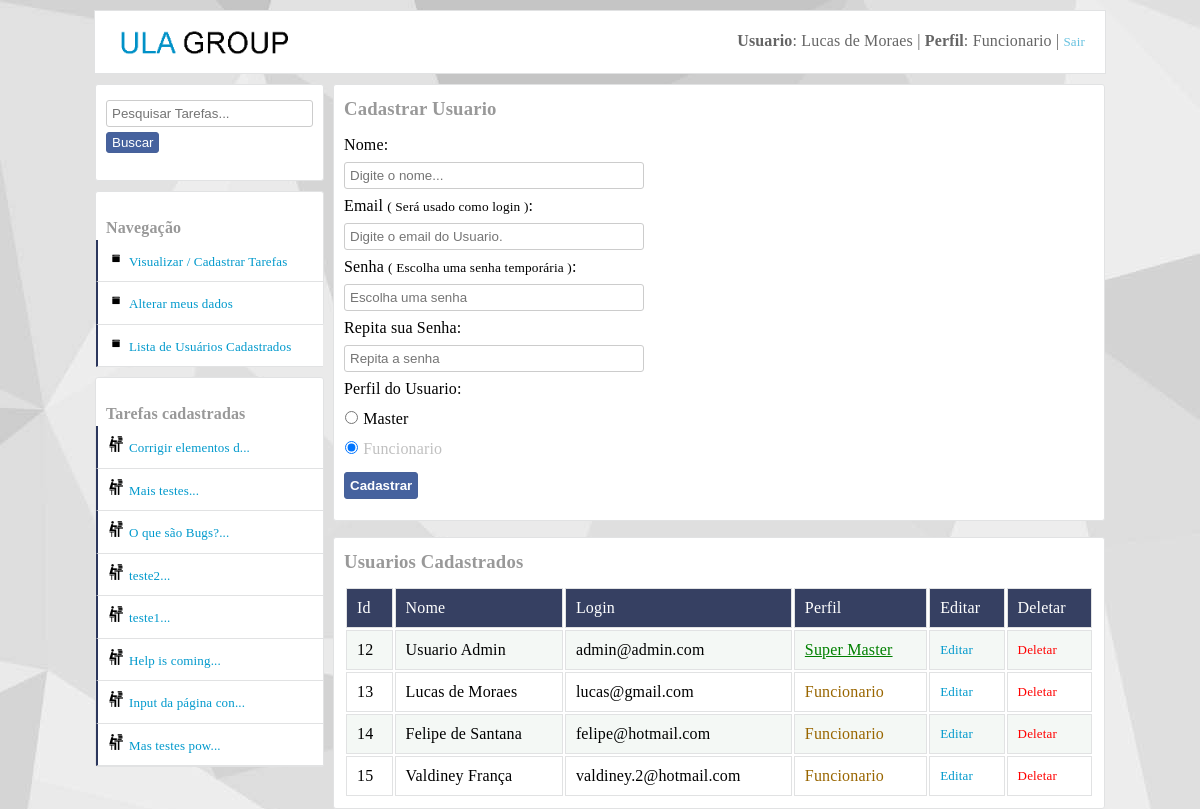
The app's page /cadastrar_usuarios.php (signed in) with its own data.
### tables this page shows
CREATE TABLE IF NOT EXISTS `usuarios` (
  `id` int(11) NOT NULL AUTO_INCREMENT,
  `nome` varchar(40) NOT NULL,
  `login` varchar(40) NOT NULL,
  `senha` varchar(10) NOT NULL,
  `dataCadastro` varchar(10) NOT NULL,
  `perfil` int(11) NOT NULL,
  `perfil_master_master` int(11) DEFAULT NULL,
  PRIMARY KEY (`id`)
);

CREATE TABLE IF NOT EXISTS `tarefas` (
  `id` int(11) NOT NULL AUTO_INCREMENT,
  `titulo` varchar(50) NOT NULL,
  `texto` text NOT NULL,
  `vinculoUsuario` int(11) NOT NULL,
  `dataCadastro` varchar(10) NOT NULL,
  `situacao` int(11) DEFAULT NULL,
  `dataAcao` varchar(10) DEFAULT NULL,
  `criadorDaTarefa` int(11) NOT NULL,
  PRIMARY KEY (`id`),
  KEY `fk_criador_da_tarefa` (`criadorDaTarefa`),
  KEY `fk_quem_vai_fazer_a_tarefa` (`vinculoUsuario`)
);

### Container.class.php (called while the page is built, shortened)
<?php
class Container
{
	public static function getUsuario()
	{
		$usuario = new UsuarioModel(self::getConexao());
		return $usuario;
	}
	public static function getConexao()
	{
		$servidor = "false";
		if ($servidor == "true")
		{
			$conexao = new Conexao("mysql.hostinger.com.br","u592982482_ney","u592982482_ney","32402709ney");
		}
		else
		{
			$conexao = new Conexao("localhost","tarefas","root","");
		}
	    return $conexao;
	}
}

### db/Conexao.class.php (called while the page is built, shortened)
<?php
class Conexao implements ConexaoInterface
{
	private $host;
	private $db;
	private $user;
	private $password;
	public function __construct($host, $db, $user, $password)
	{
		$this->host = $host;
		$this->db = $db;
		$this->user = $user;
		$this->password = $password;
	}
	public function connect()
	{
		return new \PDO("mysql:host={$this->host};dbname={$this->db}",$this->user,$this->password);
	}
}

### models/UsuarioModel.class.php (called while the page is built, shortened)
<?php
class UsuarioModel
{
	private $tableName = "usuarios";
	private $db;
	public function __construct(ConexaoInterface $conexao)
	{
		$this->db = $conexao->connect();
	}
	public function listar()
	{
		$query = $this->db->prepare("select * from {$this->tableName}");
		$query->execute();
		return $query->fetchAll(PDO::FETCH_OBJ);
	}
	public function colecaoUsuarioTarefas()
	{
		$query = $this->db->prepare("select usuarios.id as idUsuario, tarefas.id as idTarefas,
        nome, login, perfil, usuarios.dataCadastro as usuarioDataDoCadastro,
        titulo, texto, tarefas.dataCadastro as tarefasDataDoCadastro,
        situacao, dataAcao, criadorDaTarefa, vinculoUsuario
        from usuarios join tarefas on tarefas.criadorDaTarefa =
        usuarios.id order by tarefas.id desc");
        $query->execute();
		return $query->fetchAll(PDO::FETCH_OBJ);
	}
}

### utilidades/functions.php (called while the page is built, shortened)
<?php
function DelimitarPorTamnho($entrada,$tamanho,$acabamento)
{
	$saida = str_split($entrada,$tamanho);
    return $saida[0].$acabamento;
}

### cadastrar_usuarios.php (the view, shortened to what this page needs)
<?php
require_once("layout_parts/header.php");
require_once("layout_parts/banner.php");
require_once("utilidades/functions.php");
?>
	<article class="main">
	<section class="right">
		<section class="areas">
        <?php
        if (isset($_GET["editar"]))
        {
            $id = (int) $_GET["id"];
            foreach($usuario->listarWhere("id", $id) as $listar)
            {
                $retornaPerfilMasterMaster = $listar->perfil_master_master;
                $retornaPerfilMaster = $listar->perfil;
                $retornaIdUsuario = $listar->id;
            }
            if ($retornaPerfilMasterMaster == "1" and $_SESSION["perfil_master_master"] != "1")
            {
                setcookie("msgErro","Você não tem permissão para Editar um Usuario com Perfil ( Super Master )");
                header("Location:cadastrar_usuarios.php");
            }
            elseif ($retornaPerfilMaster == "1" and $_SESSION["perfil"] == "1" and $_SESSION["idUsuario"] != $retornaIdUsuario and $_SESSION["perfil_master_master"] != "1") {
                setcookie("msgErro","Um Usuário portador do perfil Master não pode editar um outro usuário com o mesmo perfil.");
                header("Location:cadastrar_usuarios.php");
            }
            else
            {
                require_once("editar_usuarios.php");
            }
        }
        else
        {
        ?>
	     <h3>Cadastrar Usuario</h3>
	     <form method="post" action="usuario_controller.php?cadastrar" class="form-login form-normal">
			<label for="nome">Nome:</label> <br>
			<input type="text" name="nome" id="nome" placeholder="Digite o nome..."> <br>
			<label for="email">Email <small>( Será usado como login )</small>:</label> <br>
			<input type="text" name="login" id="email" placeholder="Digite o email do Usuario."> <br>
			<label for="senha">Senha <small>( Escolha uma senha temporária )</small>:</label> <br>
			<input type="password" name="senha" id="senha" placeholder="Escolha uma senha"> <br>
            <label for="repita_senha">Repita sua Senha:</label> <br>
            <input type="password" name="repitaSenha" id="repita_senha" placeholder="Repita a senha"> <br>
            <label for="perfil">Perfil do Usuario:</label> <br>
            <input type="radio" name="perfil" value="1" id="master"> <label for="master">Master</label> <br>
            <input type="radio" name="perfil" value="2" id="funcionario" checked> <label for="funcionario">Funcionario</label> <br>
			<button type="submit" class="button-postar" id="entrar">Cadastrar</button>
		</form>
        <?php }  ?>
        </section>
        <section class="areas">
        	<h3>Usuarios Cadastrados</h3>
        	<table>
            <thead>
        		<tr class="tr-top">
        			<td>Id</td>
        			<td>Nome</td>
        			<td>Login</td>
        			<td>Perfil</td>
        			<td>Editar</td>
        			<td>Deletar</td>
        		</tr>
            </thead>
            <?php foreach($usuario->listar() as $listar):
             $tipoPerfil = "";
             if ($listar->perfil == "1" and $listar->perfil_master_master != "1")
             {
                $classPerfil = "master";
             	$tipoPerfil = "Master";
             }
             elseif ($listar->perfil == "1" and $listar->perfil_master_master == "1")
             {
                $classPerfil = "master";
                $tipoPerfil = "Super Master";
             }
             else
             {
                $classPerfil = "funcionario";
             	$tipoPerfil = "Funcionario";
             }
            ?>
                <tr>
                	<td><?php echo $listar->id; ?></td>
                	<td><?php echo $listar->nome; ?></td>
                	<td><?php echo $listar->login; ?></td>
                	<td class="<?php echo $classPerfil ?>"><?php echo $tipoPerfil; ?></td>
                    <td><a href="?editar&id=<?php echo $listar->id;?>" class="editar" title="Editar o Usuario <?php echo $listar->nome; ?>">Editar</a></td>
                    <td><a href="usuario_controller.php?deletar&id=<?php echo $listar->id;?>" class="deletar" title="Deletar o Usuario <?php echo $listar->nome; ?>">Deletar</a></td>                </tr>
        	<?php endforeach; ?>
        	</table>
        </section>
	</section>
	    <?php
	      require_once("layout_parts/area_left.php");
	    ?>
	</article>
</body>
</html>

### layout_parts/area_left.php (shortened to what this page needs)
<div id="main-area-left">
<section class="left">
<div class="div_oculta_left">
<form method="get" action="dashboard.php">
	<input type="search" name="input_pesquisa" id="input_pesquisa" placeholder="Pesquisar Tarefas...">
	<button type="submit" class="button-postar">Buscar</button>
</form>
</div>
</section>
<section class="left">
<br>
<b>Navegação</b>
<ul id="menu-left" class="cadastrar-usuario">
	<li><a href="dashboard.php">Visualizar / Cadastrar Tarefas</a></li>
	<li><a href="alterar_meus_dados.php?alterarMeusDados">Alterar meus dados</a></li>
</ul>
</section>
<ul id="menu-left" class="cadastrar-usuario">
<li><a href="#" class="show_menu_usuarios_cadastrados">Lista de Usuários Cadastrados</a></li>
</ul>
<section class="left">
<br>
<b>Tarefas cadastradas</b>
<ul id="menu-left" class="cadastrar-usuario">
	<?php foreach($usuario->colecaoUsuarioTarefas() as $listar):?>
	  <li><a class="link-arquivos" href="visualizar_tarefa_completa.php?textoCompleto&id=<?php echo $listar->idTarefas; ?>" title="<?php echo $listar->titulo . ": (" . $listar->tarefasDataDoCadastro ." )"; ?>"><?php echo DelimitarPorTamnho($listar->titulo, 20, "..."); ?></a></li>
    <?php endforeach; ?>
</ul>
</section>
</div>

### css/style.css (style rules this page uses)
body { background:#e9eaed; font-family:Tahoma!important; margin:0; margin-top:10px; font-family: "freight-text-pro",Georgia,Cambria,"Times New Roman",Times,serif; letter-spacing: 0.01rem; font-weight: 400; font-style: normal; line-height: 1.5; background-image:url("css_img/fundo.jpg")!important; background-attachment: fixed; }
.main { width:1010px; height:auto; min-height:300px; padding:0; margin:auto; }
.areas { width:750px; height:auto; min-height:200px; background:#ffffff; margin:auto; border-radius:3px; border:1px solid #e1e2e3; margin-top:0px; padding:10px; }
.areas h1,h2,h3,h4 { margin:0; margin-bottom:10px; color:#999999; }
.button-postar { padding:5px; background:#46629e; border:1px solid #476199; border-radius:3px; color:white; margin:11px 0px; cursor:pointer; font-weight:bold; }
.right { float:right; }
#main-area-left { width:229px; }
.left { width:227px; background:white; height:auto; margin-top:10px; border:1px solid #e1e2e3; border-radius:3px; }
.left b { margin-left:10px; margin-top:10px!important; color:#999999; }
input { width:300px; padding:5px; border-radius:3px; border:1px solid #cccccc; outline:none; margin-top:5px; margin-bottom:5px; }
button { margin-top:8px; }
.form-login { border:1px solid #e1e2e3; padding:10px; border-radius:3px; margin:10px 10px 10px; }
.form-normal { border:0; margin:0; padding:0; }
input[type="radio"]:checked + label { color:silver; }
input[type="radio"] { padding:0; margin-top:10px!important; width:15px; margin:0; }
a { color:#0099cc; font-size:13px; text-decoration:none; }
ul { margin:0; padding:0; list-style:none; }
#menu-left a { display:block; padding:10px; background:white; border-bottom:1px solid #e1e2e3; border-left:2px solid #2c375d; }
.cadastrar-usuario a::before { content: url(css_img/icone_cadastrar_usuario.png); margin-right:5px; }
.link-arquivos::before { content: url(css_img/icone_arquivos.png)!important; margin-right:5px; }
table { width:100%; }
table tr td { border:1px solid #e1e2e3; padding:10px; }
table tbody tr:nth-child(2n+1) { background:#f4f8f5; }
.tr-top { background:#364062; color:white; }
.deletar { color:#ff0000; }
.master { color:green; text-decoration:underline; }
.funcionario { color:#996600; }
.show_menu_usuarios_cadastrados { display:block; padding-top:10px; padding-bottom:10px; background:white; width:205px; border-left:2px solid #009900; margin-left:1px; margin-top:-1px; }
.div_oculta_left { padding:10px; padding-bottom:0; }
.div_oculta_left input { width:207px; }
.div_oculta_left button { margin-top:0px; padding-top:2px; padding-bottom:2px; font-weight:normal; }

### css/SimpleAnimationCSS.css (style rules this page uses)
.comes-here { -webkit-animation:comes-here 1.5s 1; -moz-animation:comes-here 1.5s 1; -o-animation:comes-here 1.5s 1; -ms-animation:comes-here 1.5s 1; }

### records on screen
usuarios: id "12", nome "Usuario Admin", login "admin@admin.com", tipoPerfil "Super Master"
usuarios: id "13", nome "Lucas de Moraes", login "lucas@gmail.com", perfil "Funcionario"
usuarios: id "14", nome "Felipe de Santana", login "felipe@hotmail.com", perfil "Funcionario"
usuarios: id "15", nome "Valdiney França", login "valdiney.2@hotmail.com", perfil "Funcionario"
tarefas: titulo "Corrigir elementos d..."
tarefas: titulo "Mais testes..."
tarefas: titulo "O que são Bugs?..."
tarefas: titulo "teste2..."
tarefas: titulo "teste1..."
tarefas: titulo "Help is coming..."
tarefas: titulo "Input da página con..."
tarefas: titulo "Mas testes pow..."

### other values on screen
$_SESSION["nome"] "Lucas de Moraes"
$tipoPerfil "Funcionario"
